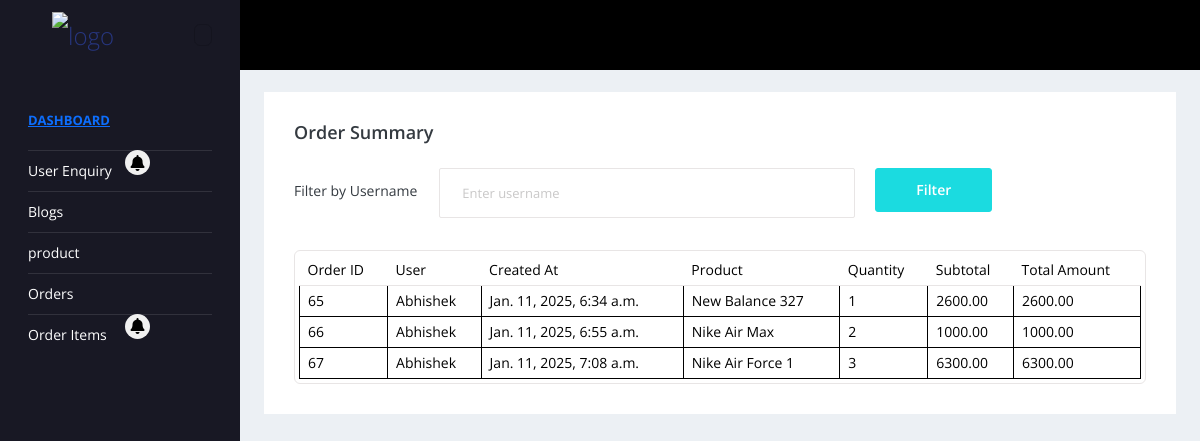
The app's page /midhun@123/order_list, older data.
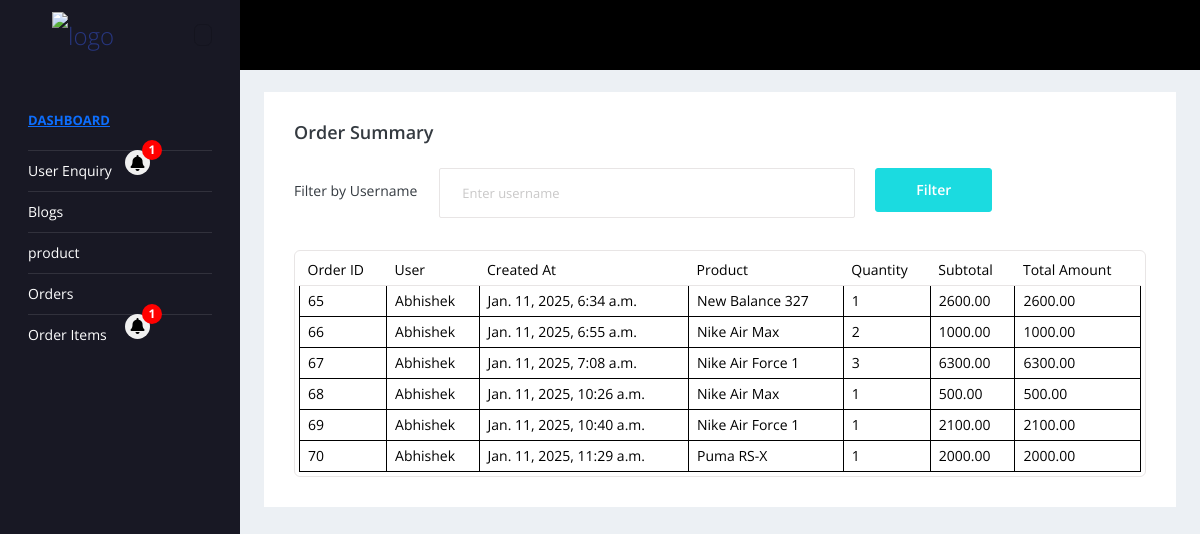
The same page, newer data.
### admin_app/models.py (models this page shows, shortened)
class Order(models.Model):
    fk_user = models.ForeignKey(User, on_delete=models.CASCADE)
    created_at = models.DateTimeField(default=now)
    total_amount = models.DecimalField(max_digits=10, decimal_places=2)

class OrderItem(models.Model):
    order = models.ForeignKey(Order, related_name='items', on_delete=models.CASCADE)
    fk_product = models.ForeignKey(Product, on_delete=models.CASCADE)
    quantity = models.PositiveIntegerField(default=1)
    sub_total = models.DecimalField(max_digits=10, decimal_places=2)

class Product(models.Model):
    CATEGORY_CHOICES = [
        ('men_shoes', 'Men Shoes'),
        ('women_shoes', 'Women Shoes'),
        ('kids', 'Kids'),
    ]
    product_name =models.CharField(max_length=50)
    product_image =models.ImageField(upload_to='product_image/')
    product_brand =models.CharField(max_length=50)
    product_price =models.IntegerField()
    discount_price = models.IntegerField(default=0)
    product_specifications =models.TextField(max_length=1000)
    product_highlights = models.TextField(max_length=1000)
    product_category = models.CharField(max_length=20,choices=CATEGORY_CHOICES,default='men_shoes',)

### admin_app/views.py (the view)
# urls.py: path('order_list',order_list,name="order_list"),
def order_list(request):
    username = request.GET.get('username', None)
    orders = Order.objects.prefetch_related('items__fk_product').select_related('fk_user')
    if username:
        orders = orders.filter(fk_user__username__icontains=username)
    return render(request, 'admin_templates/order_list.html', {'orders': orders})

### templates/admin_templates/order_list.html (shortened to what this page needs)
{% extends 'admin_templates/admin_header_footer.html' %}
{% load static %}
{% block content %}
<div class="main-panel">
    <div class="content-wrapper">
        <div class="row">
            <div class="col-md-12 grid-margin stretch-card">
                <div class="card">
                    <div class="card-body">
                        <div class="d-sm-flex align-items-center mb-4">
                            <h4 class="card-title mb-sm-0">Order Summary</h4>
                        </div>
                        <form method="get" class="mb-4">
                            <div class="form-group row">
                                <label for="username" class="col-sm-2 col-form-label">Filter by Username</label>
                                <div class="col-sm-6">
                                    <input type="text" name="username" id="username" class="form-control" placeholder="Enter username" value="{{ request.GET.username }}">
                                </div>
                                <div class="col-sm-4">
                                    <button type="submit" class="btn btn-primary">Filter</button>
                                </div>
                            </div>
                        </form>
                        <div class="table-responsive border rounded p-1">
                            <table class="table">
                                <thead>
                                    <tr>
                                        <th class="font-weight-bold">Order ID</th>
                                        <th class="font-weight-bold">User</th>
                                        <th class="font-weight-bold">Created At</th>
                                        <th class="font-weight-bold">Product</th>
                                        <th class="font-weight-bold">Quantity</th>
                                        <th class="font-weight-bold">Subtotal</th>
                                        <th class="font-weight-bold">Total Amount</th>
                                    </tr>
                                </thead>
                                <tbody>
                                    {% for order in orders %}
                                    {% for item in order.items.all %}
                                    <tr style="border: solid 1px;">
                                        <td style="border: solid 1px;">{{ order.id }}</td>
                                        <td style="border: solid 1px;">{{ order.fk_user.username }}</td>
                                        <td style="border: solid 1px;">{{ order.created_at }}</td>
                                        <td style="border: solid 1px;">{{ item.fk_product.product_name }}</td>
                                        <td style="border: solid 1px;">{{ item.quantity }}</td>
                                        <td style="border: solid 1px;">{{ item.sub_total }}</td>
                                        {% if forloop.first %}
                                        <td rowspan="{{ order.items.count }}" style="border: solid 1px;">{{ order.total_amount }}</td>
                                        {% endif %}
                                    </tr>
                                    {% endfor %}
                                    {% empty %}
                                    <tr>
                                        <td colspan="7" class="text-center">No orders found.</td>
                                    </tr>
                                    {% endfor %}
                                </tbody>
                            </table>
                        </div>
                    </div>
                </div>
            </div>
        </div>
    </div>
</div>
{% endblock %}

Row changes from the older to the newer data that the page shows:
added Order: id "68", fk_user.username "Abhishek", created_at "Jan. 11, 2025, 10:26 a.m.", total_amount "500.00"
added OrderItem: fk_product.product_name "Nike Air Max", quantity "1", sub_total "500.00"
added Order: id "69", fk_user.username "Abhishek", created_at "Jan. 11, 2025, 10:40 a.m.", total_amount "2100.00"
added OrderItem: fk_product.product_name "Nike Air Force 1", quantity "1", sub_total "2100.00"
added Order: id "70", fk_user.username "Abhishek", created_at "Jan. 11, 2025, 11:29 a.m.", total_amount "2000.00"
added OrderItem: fk_product.product_name "Puma RS-X", quantity "1", sub_total "2000.00"
Text that changed along with them:
{{ admin_contact_enquiry_count }}: (not shown) → "1"
{{ admin_order_count }}: (not shown) → "1"
